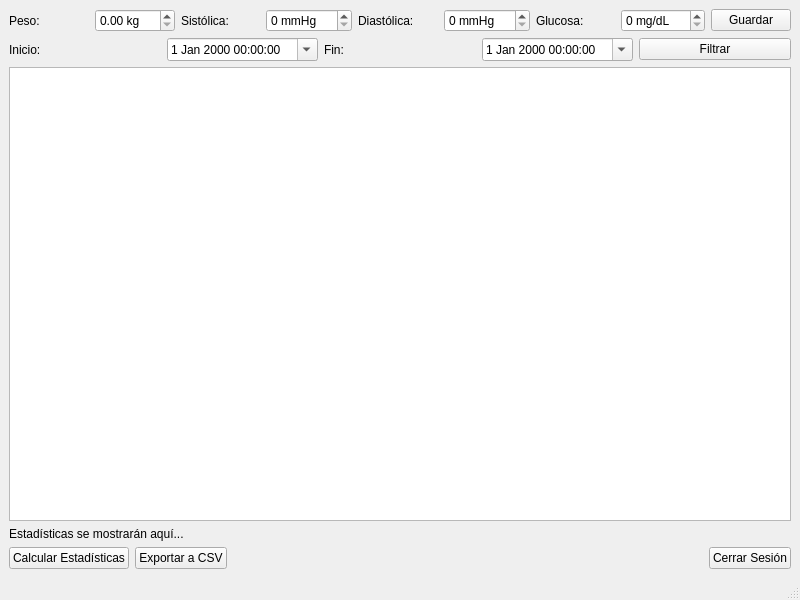
<?xml version="1.0" encoding="UTF-8"?>
<ui version="4.0">
 <class>MainWindow</class>
 <widget class="QMainWindow" name="MainWindow">
  <property name="geometry">
   <rect>
    <x>0</x>
    <y>0</y>
    <width>800</width>
    <height>600</height>
   </rect>
  </property>
  <property name="windowTitle">
   <string>Rastreador de Salud</string>
  </property>
  <widget class="QWidget" name="centralwidget">
   <layout class="QVBoxLayout" name="verticalLayout">
    <item>
     <layout class="QHBoxLayout" name="horizontalLayoutInput">
      <item>
       <widget class="QLabel" name="lblPeso">
        <property name="text">
         <string>Peso:</string>
        </property>
       </widget>
      </item>
      <item>
       <widget class="QDoubleSpinBox" name="spPeso">
        <property name="suffix">
         <string> kg</string>
        </property>
        <property name="maximum">
         <double>300.0</double>
        </property>
       </widget>
      </item>
      <item>
       <widget class="QLabel" name="lblSis">
        <property name="text">
         <string>Sistólica:</string>
        </property>
       </widget>
      </item>
      <item>
       <widget class="QSpinBox" name="spSis">
        <property name="suffix">
         <string> mmHg</string>
        </property>
        <property name="maximum">
         <number>300</number>
        </property>
       </widget>
      </item>
      <item>
       <widget class="QLabel" name="lblDia">
        <property name="text">
         <string>Diastólica:</string>
        </property>
       </widget>
      </item>
      <item>
       <widget class="QSpinBox" name="spDia">
        <property name="suffix">
         <string> mmHg</string>
        </property>
        <property name="maximum">
         <number>300</number>
        </property>
       </widget>
      </item>
      <item>
       <widget class="QLabel" name="lblGlu">
        <property name="text">
         <string>Glucosa:</string>
        </property>
       </widget>
      </item>
      <item>
       <widget class="QSpinBox" name="spGlu">
        <property name="suffix">
         <string> mg/dL</string>
        </property>
        <property name="maximum">
         <number>600</number>
        </property>
       </widget>
      </item>
      <item>
       <widget class="QPushButton" name="btnGuardar">
        <property name="text">
         <string>Guardar</string>
        </property>
       </widget>
      </item>
     </layout>
    </item>
    <item>
     <layout class="QHBoxLayout" name="horizontalLayoutFilter">
      <item>
       <widget class="QLabel" name="lblIni">
        <property name="text">
         <string>Inicio:</string>
        </property>
       </widget>
      </item>
      <item>
       <widget class="QDateTimeEdit" name="fechaIni">
        <property name="calendarPopup">
         <bool>true</bool>
        </property>
       </widget>
      </item>
      <item>
       <widget class="QLabel" name="lblFin">
        <property name="text">
         <string>Fin:</string>
        </property>
       </widget>
      </item>
      <item>
       <widget class="QDateTimeEdit" name="fechaFin">
        <property name="calendarPopup">
         <bool>true</bool>
        </property>
       </widget>
      </item>
      <item>
       <widget class="QPushButton" name="btnFiltrar">
        <property name="text">
         <string>Filtrar</string>
        </property>
       </widget>
      </item>
     </layout>
    </item>
    <item>
     <widget class="QTableView" name="tabla"/>
    </item>
    <item>
     <widget class="QLabel" name="lblStats">
      <property name="text">
       <string>Estadísticas se mostrarán aquí...</string>
      </property>
     </widget>
    </item>
    <item>
     <layout class="QHBoxLayout" name="horizontalLayoutActions">
      <item>
       <widget class="QPushButton" name="btnCalcular">
        <property name="text">
         <string>Calcular Estadísticas</string>
        </property>
       </widget>
      </item>
      <item>
       <widget class="QPushButton" name="btnExportar">
        <property name="text">
         <string>Exportar a CSV</string>
        </property>
       </widget>
      </item>
      <item>
       <spacer name="horizontalSpacer">
        <property name="orientation">
         <enum>Qt::Horizontal</enum>
        </property>
        <property name="sizeHint" stdset="0">
         <size>
          <width>40</width>
          <height>20</height>
         </size>
        </property>
       </spacer>
      </item>
      <item>
       <widget class="QPushButton" name="btnLogout">
        <property name="text">
         <string>Cerrar Sesión</string>
        </property>
       </widget>
      </item>
     </layout>
    </item>
   </layout>
  </widget>
  <widget class="QMenuBar" name="menubar">
   <property name="geometry">
    <rect>
     <x>0</x>
     <y>0</y>
     <width>800</width>
     <height>22</height>
    </rect>
   </property>
  </widget>
  <widget class="QStatusBar" name="statusbar"/>
 </widget>
 <resources/>
 <connections/>
</ui>
